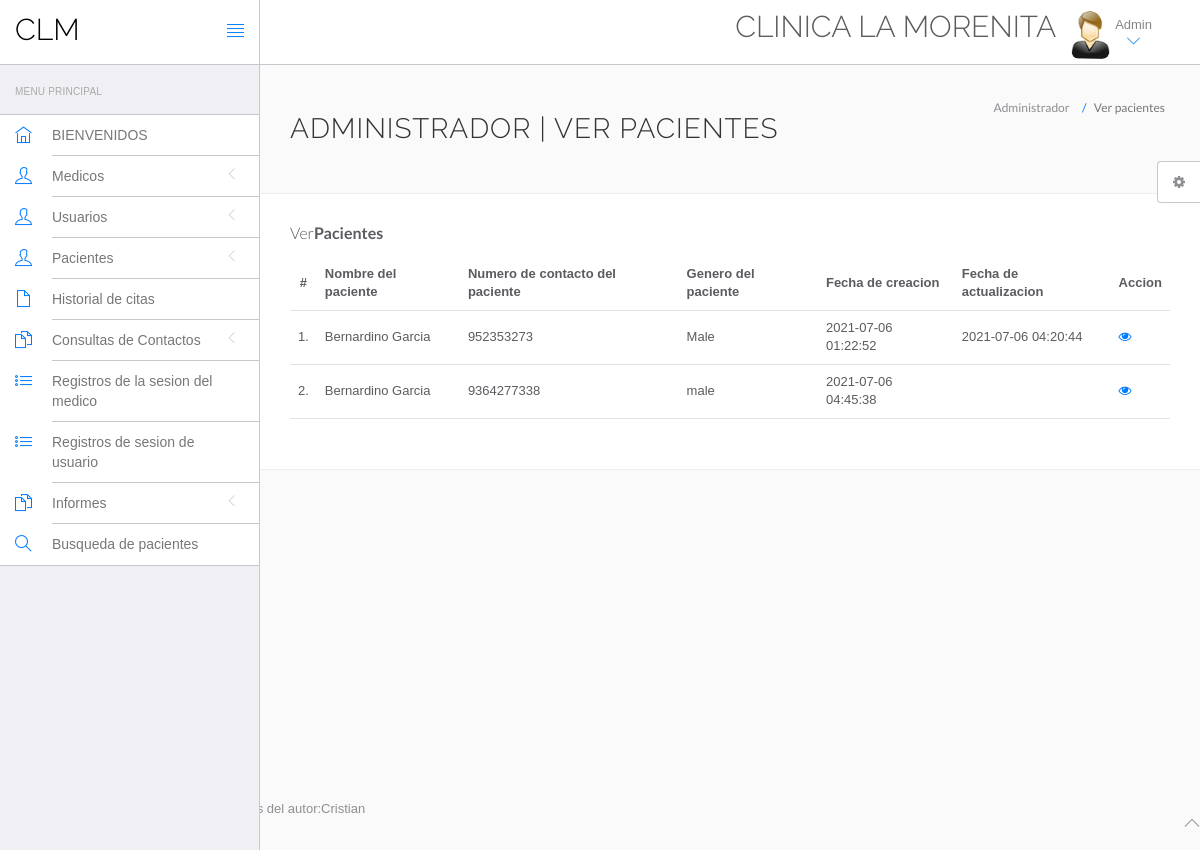
The page /clm/admin/Gestionar-paciente.php (signed in) on the database its author committed.
### tables this page shows
CREATE TABLE `tblpaciente` (
  `ID` int(10) NOT NULL,
  `Docid` int(10) DEFAULT NULL,
  `PatientName` varchar(200) DEFAULT NULL,
  `PatientContno` bigint(10) DEFAULT NULL,
  `PatientEmail` varchar(200) DEFAULT NULL,
  `PatientGender` varchar(50) DEFAULT NULL,
  `PatientAdd` mediumtext DEFAULT NULL,
  `PatientAge` int(10) DEFAULT NULL,
  `PatientMedhis` mediumtext DEFAULT NULL,
  `CreationDate` timestamp NULL DEFAULT current_timestamp(),
  `UpdationDate` timestamp NULL DEFAULT NULL ON UPDATE current_timestamp()
);

### clm/admin/Gestionar-paciente.php (the view, shortened to what this page needs)
<?php
include('include/config.php');
?>
<!DOCTYPE html>
<html lang="en">
	<head>
		<link rel="stylesheet" href="admin_lite/bootstrap/css/bootstrap.min.css">
		<link rel="stylesheet" href="admin_lite/fontawesome/css/font-awesome.min.css">
		<link rel="stylesheet" href="admin_lite/themify-icons/themify-icons.min.css">
		<link href="admin_lite/animate.css/animate.min.css" rel="stylesheet" media="screen">
		<link href="admin_lite/perfect-scrollbar/perfect-scrollbar.min.css" rel="stylesheet" media="screen">
		<link href="admin_lite/switchery/switchery.min.css" rel="stylesheet" media="screen">
		<link href="admin_lite/bootstrap-touchspin/jquery.bootstrap-touchspin.min.css" rel="stylesheet" media="screen">
		<link href="admin_lite/select2/select2.min.css" rel="stylesheet" media="screen">
		<link href="admin_lite/bootstrap-datepicker/bootstrap-datepicker3.standalone.min.css" rel="stylesheet" media="screen">
		<link href="admin_lite/bootstrap-timepicker/bootstrap-timepicker.min.css" rel="stylesheet" media="screen">
		<link rel="stylesheet" href="assets/css/styles.css">
		<link rel="stylesheet" href="assets/css/plugins.css">
		<link rel="stylesheet" href="assets/css/themes/theme-1.css" id="skin_color" />
	</head>
	<body>
		<div id="app">
<?php include('include/sidebar.php');?>
<div class="app-content">
<?php include('include/header.php');?>
<div class="main-content" >
<div class="wrap-content container" id="container">
<section id="page-title">
<div class="row">
<div class="col-sm-8">
<h1 class="mainTitle">Administrador | Ver pacientes</h1>
</div>
<ol class="breadcrumb">
<li>
<span>Administrador</span>
</li>
<li class="active">
<span>Ver pacientes</span>
</li>
</ol>
</div>
</section>
<div class="container-fluid container-fullw bg-white">
<div class="row">
<div class="col-md-12">
<h5 class="over-title margin-bottom-15">Ver<span class="text-bold">Pacientes</span></h5>
<table class="table table-hover" id="sample-table-1">
<thead>
<tr>
<th class="center">#</th>
<th>Nombre del paciente</th>
<th>Numero de contacto del paciente</th>
<th>Genero del paciente </th>
<th>Fecha de creacion </th>
<th>Fecha de actualizacion </th>
<th>Accion</th>
</tr>
</thead>
<tbody>
<?php
$sql=mysqli_query($con,"select * from tblpaciente");
$cnt=1;
while($row=mysqli_fetch_array($sql))
{
?>
<tr>
<td class="center"><?php echo $cnt;?>.</td>
<td class="hidden-xs"><?php echo $row['PatientName'];?></td>
<td><?php echo $row['PatientContno'];?></td>
<td><?php echo $row['PatientGender'];?></td>
<td><?php echo $row['CreationDate'];?></td>
<td><?php echo $row['UpdationDate'];?>
</td>
<td>
<a href="ver-paciente.php?viewid=<?php echo $row['ID'];?>"><i class="fa fa-eye"></i></a>
</td>
</tr>
<?php
$cnt=$cnt+1;
 }?></tbody>
</table>
</div>
</div>
</div>
</div>
</div>
</div>
</div>
	<?php include('include/footer.php');?>
	<?php include('include/setting.php');?>
	</body>
</html>

### clm/admin/assets/css/themes/theme-1.css (style rules this page uses)
body { background: #FAFAFA; }

### rows shown on the page
tblpaciente: PatientName "Bernardino Garcia", PatientContno "952353273", PatientGender "Male", CreationDate "2021-07-06 01:22:52", UpdationDate "2021-07-06 04:20:44"
tblpaciente: PatientName "Bernardino Garcia", PatientContno "9364277338", PatientGender "male", CreationDate "2021-07-06 04:45:38"
